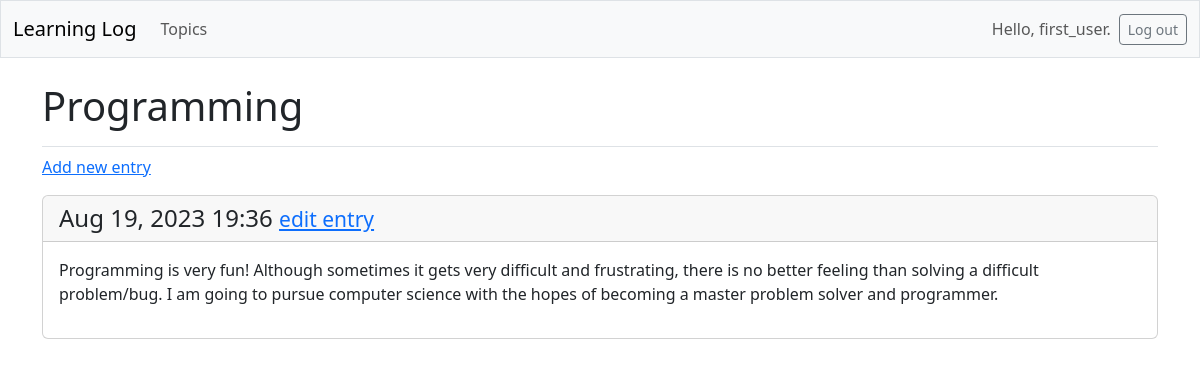
Screenshot of /topics/5/ (signed in) with the database file from the repository.
### learning_logs/models.py (models this page shows, shortened)
class Topic(models.Model):
    text = models.CharField(max_length=200)
    date_added = models.DateTimeField(auto_now_add=True)
    owner = models.ForeignKey(User, on_delete=models.CASCADE)

class Entry(models.Model):
    topic = models.ForeignKey(Topic, on_delete=models.CASCADE)
    text = models.TextField()
    date_added = models.DateTimeField(auto_now_add=True)
    class Meta:
        verbose_name_plural = 'entries'

### learning_logs/views.py (the view)
# urls.py: path('topics/<int:topic_id>/', views.topic, name='topic'),
@login_required
def topic(request, topic_id):
    topic = Topic.objects.get(id=topic_id)
    check_topic_owner(topic.owner, request.user)
    entries = topic.entry_set.order_by('-date_added')
    context = {'topic': topic, 'entries': entries}
    return render(request, 'learning_logs/topic.html', context)

### learning_logs/views.py (called while the page is built)
def check_topic_owner(owner, request_user):
    if owner != request_user:
        raise Http404

### learning_logs/templates/learning_logs/topic.html
{% extends 'learning_logs/base.html' %}
{% block page_header %}
  <h1>{{ topic.text }}</h1>
{% endblock page_header %}
{% block content %}
  <p>
    <a href="{% url 'learning_logs:new_entry' topic.id %}">Add new entry</a>
  </p>
  {% for entry in entries %}
  <div class="card mb-3">
    <h4 class="card-header">
      {{ entry.date_added|date:'M d, Y H:i' }}
      <small><a href="{% url 'learning_logs:edit_entry' entry.id %}">
        edit entry</a></small>
    </h4>
    <div class="card-body">{{ entry.text|linebreaks }}</div>
  </div>
  {% empty %}
    <p>There are no entries for this topic yet.</p>
  {% endfor %}
{% endblock content %}

### learning_logs/templates/learning_logs/base.html (shortened to what this page needs)
<!doctype html>
<html lang="en">
<head>
  {% load django_bootstrap5 %}
  {% bootstrap_css %}
</head>
<body>
  <nav class="navbar navbar-expand-md navbar-light bg-light mb-4 border">
    <div class="container-fluid">
      <a class="navbar-brand" href="{% url 'learning_logs:index' %}">
        Learning Log
      </a>
      <div class="collapse navbar-collapse" id="navbarCollapse">
        <ul class="navbar-nav me-auto mb-2 mb-md-0">
          <li class="nav-item">
            <a class="nav-link" href="{% url 'learning_logs:topics' %}">
              Topics
            </a>
          </li>
        </ul>
        <ul class="navbar-nav ms-auto mb-2 mb-md-0">
          {% if user.is_authenticated %}
            <li class="nav-item">
              <span class="navbar-text me-2">Hello, {{ user.username }}.
              </span>
            </li>
          {% endif %}
        </ul>
        {% if user.is_authenticated %}
          <form action="{% url 'accounts:logout' %}" method="post">
            <button name="submit" class="btn btn-outline-secondary btn-sm">
              Log out</button>
          </form>
        {% endif %}
      </div>
    </div>
  </nav>
  <main class="container">
    <div class="pb-2 mb-2 border-bottom">
      {% block page_header %}{% endblock page_header %}
    </div>
    <div>
      {% block content %}{% endblock content %}
    </div>
  </main>
</body>
</html>

### rows the page displays
Topic: text "Programming"
Entry: date_added "Aug 19, 2023 19:36", text "Programming is very fun! Although sometimes it gets very difficult and frustrating, there is no better feeling than solving a difficult problem/bug. I am going to pursue computer science with the hopes of becoming a master problem solver and programmer."

### other values shown
{{ user.username }} "first_user"
